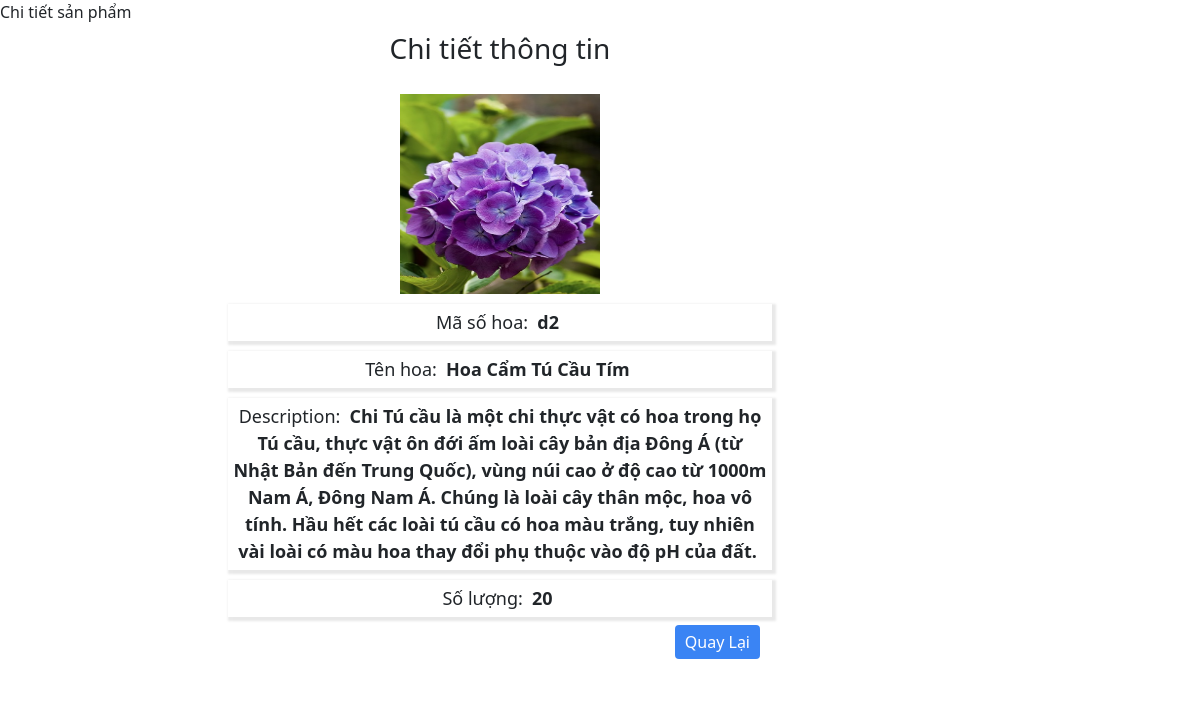
/myhome/home/19, run on an earlier commit of the app's database.
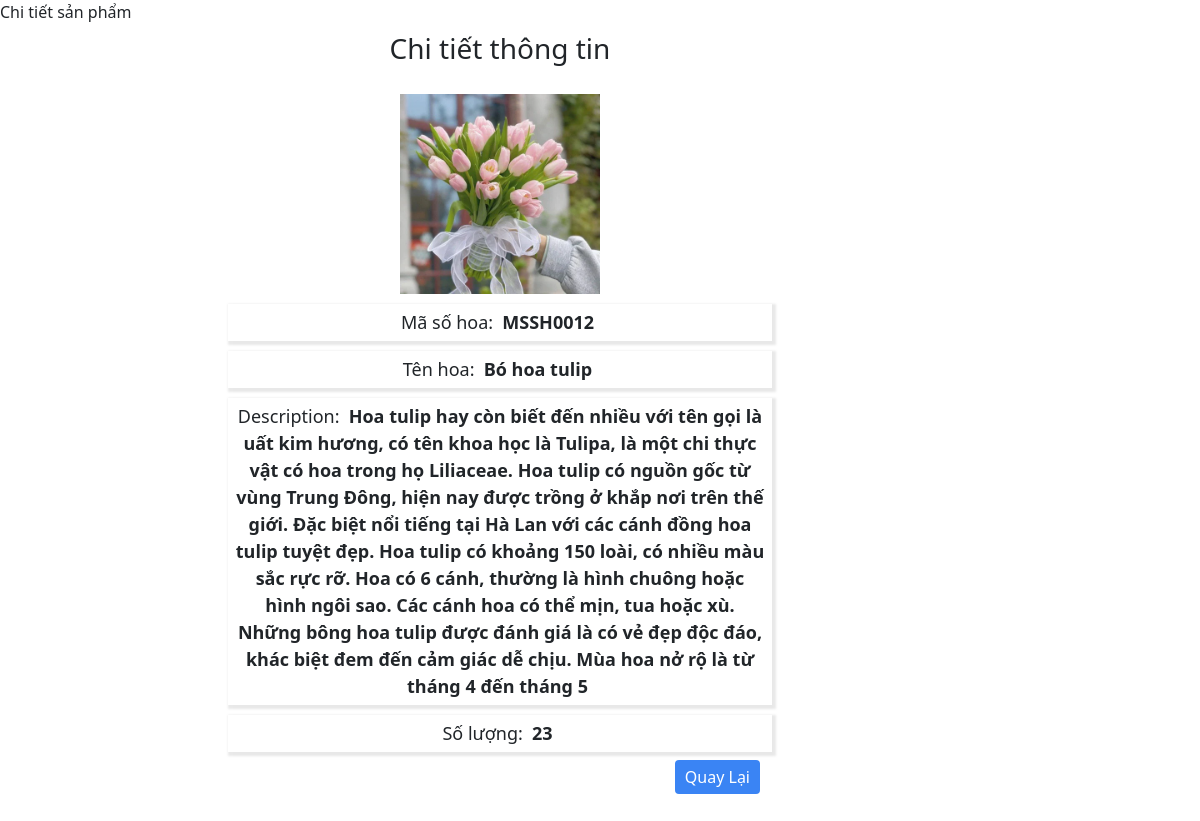
And on a later commit of the database.
### myhome/models.py (models this page shows)
class flowers (models.Model):
    ms = models.CharField(max_length=100)
    name= models.TextField()
    price = models.TextField()
    image = models.ImageField(null=True)
    description = models.TextField()
    number = models.TextField()

### myhome/views.py (the view)
# urls.py: path('/home/<int:id>',views.list_id),
def list_id(request,id):
    flower= flowers.objects.get(id=id)
    return render (request,'pages/detail.html',{"flowers":flower})

### myhome/templates/pages/detail.html
{% extends "pages/home.html" %}
{% block title %}
Chi tiết sản phẩm
{% endblock %}
{% block content %}
<div class="MuiBoxItem_Left MuiBoxStudent">
    <div class="information py-2">
        <form action="" class="formQLTT">
            <h3 class="text-center">Chi tiết thông tin</h3>
            <div class="group">
                <div class="group-detail">
                    <img src="{{flowers.image.url}}" data-src="{{ flowers.image.url }}" width="200px" height="200px"/>
                    <div class="row">
                        <div class="col-6 detail-item">
                            <label for="" class="detail-label">Mã số hoa:</label>
                            <span class="detail_text" id="mssv">{{flowers.ms}}</span>
                        </div>
                        <div class="col-6 detail-item">
                            <label for="" class="detail-label">Tên hoa:</label>
                            <span class="detail_text" id="name">{{flowers.name}}</span>
                        </div>
                        <div class="col-6 detail-item ">
                            <label for="" class="detail-label">Description:</label>
                            <span class="detail_text" id="email">{{flowers.description}}</span>
                        </div>
                        <div class="col-6 detail-item">
                            <label for="" class="detail-label">Số lượng:</label>
                            <span class="detail_text" id="phone">{{flowers.number}}</span>
                        </div>
                        <div class="col-12 py-2">
                            <div class="row justify-content-end">
                                <div class="col-4 txtBtn">
                                    <a href="http://127.0.0.1:8000/myhome/home" type="button" class="btn txtOK">Quay Lại</a>
                                </div>
                            </div>
                        </div>
                    </div>
                </div>
            </div>
        </form>
    </div>
</div>
{% endblock %}

What changed in the data, as far as the page shows it:
changed flowers: image: a different picture; ms "d2" → "MSSH0012"; name "Hoa Cẩm Tú Cầu Tím" → "Bó hoa tulip"; description "Chi Tú cầu là một chi thực vật có hoa trong họ Tú cầu, thực vật ôn đới ấm loài cây bản địa Đông Á (từ Nhật Bản đến Trung Quốc), vùng núi cao ở độ cao từ 1000m Nam Á, Đông Nam Á. Chúng là loài cây thân mộc, hoa vô tính. Hầu hết các loài tú cầu có hoa màu trắng, tuy nhiên vài loài có màu hoa thay đổi phụ thuộc vào độ pH của đất." → "Hoa tulip hay còn biết đến nhiều với tên gọi là uất kim hương, có tên khoa học là Tulipa, là một chi thực vật có hoa trong họ Liliaceae. Hoa tulip có nguồn gốc từ vùng Trung Đông, hiện nay được trồng ở khắp nơi trên thế giới. Đặc biệt nổi tiếng tại Hà Lan với các cánh đồng hoa tulip tuyệt đẹp. Hoa tulip có khoảng 150 loài, có nhiều màu sắc rực rỡ. Hoa có 6 cánh, thường là hình chuông hoặc hình ngôi sao. Các cánh hoa có thể mịn, tua hoặc xù. Những bông hoa tulip được đánh giá là có vẻ đẹp độc đáo, khác biệt đem đến cảm giác dễ chịu. Mùa hoa nở rộ là từ tháng 4 đến tháng 5"; number "20" → "23"
